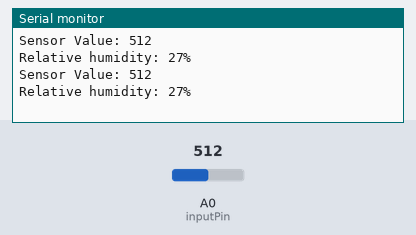
Simulated run of this sketch. Board: Arduino Uno, built with avr-gcc and run on an emulated ATmega328P. On the bench: the last lines printed to the serial monitor. The inputs (shaded band) are chosen by the test bench; at power-on: A0 (inputPin) = 512.

Above: at 1.8 s.
1.9 s: A0 (inputPin) set to 716
At 2.8 s:
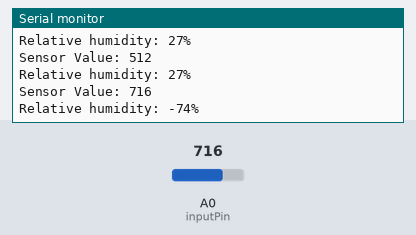
3.4 s: A0 (inputPin) set to 900
At 4.5 s:
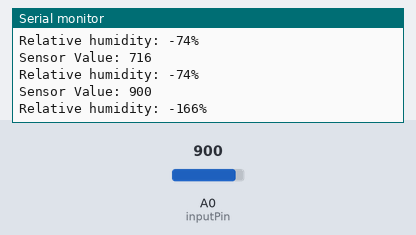
Timing chart, 0 to 6.4 s (numbered marks = the images above; inputs shaded):
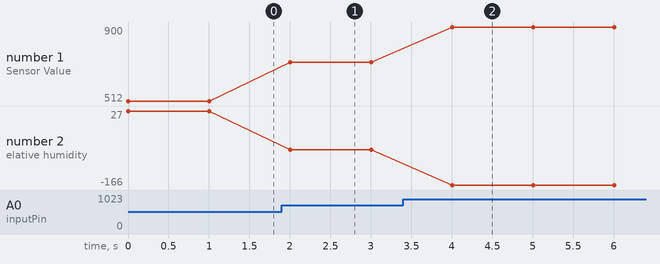

Measured:
- after the input at 1.9 s, the serial monitor: prints a new line after 0.10 s (image 1)
- after the input at 3.4 s, the serial monitor: prints a new line after 0.60 s (image 2)
- plotted number 1: 512 → 716 after the input at 1.9 s, 716 → 900 after the input at 3.4 s
- plotted number 2: 27 → -74 after the input at 1.9 s, -74 → -166 after the input at 3.4 s

The sketch:

SoilSensor.ino
```cpp
int inputPin = A0;

/* The default dry and wet values for the sensor are 520 and 260 (no voltage divider).
 *  To calibrate your sensor, run this code and open the Serial Monitor.
 *  Record the value being measured as your new "dry" value.
 *  Insert the sensor to the white line in a cup of water. Record the new reading as the "wet" value.
 */
const int dryVal = 567;
const int wetVal = 367;
int sensorVal = 0; //initialize value for sensor readings

void setup() {
  Serial.begin(115200);
}

void loop() {
  sensorVal = analogRead(inputPin);

  Serial.print("Sensor Value: ");
  Serial.println(sensorVal);

  Serial.print("Relative humidity: ");
  // calculate RH assuming linear relationship between sensor readings and soil moisture level.
  Serial.print(100* (dryVal - sensorVal) / (dryVal - wetVal));
  Serial.println("%");
  Serial.println();

  delay(1000);
}
```
